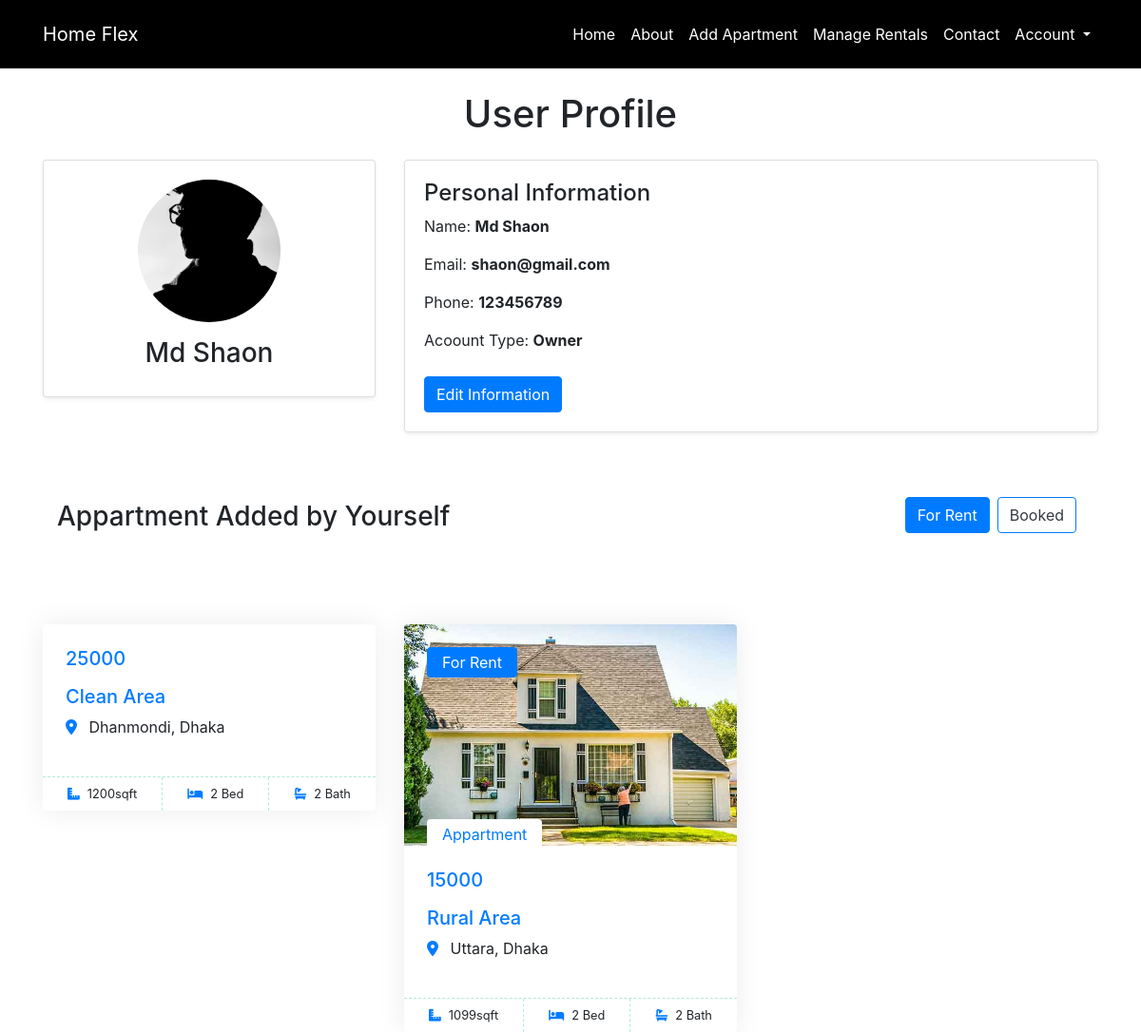
Screenshot of /profile.php?id=-1 (signed in) with the database file from the repository.
### tables this page shows
CREATE TABLE `appartment` (
  `appart_id` int(11) NOT NULL,
  `owner_id` int(11) DEFAULT NULL,
  `title` varchar(255) DEFAULT NULL,
  `price` int(11) DEFAULT NULL,
  `sqft` int(11) DEFAULT NULL,
  `available_date` varchar(20) DEFAULT NULL,
  `short_des` varchar(500) DEFAULT NULL,
  `lift_facility` varchar(10) DEFAULT NULL,
  `bedroom_num` int(11) DEFAULT NULL,
  `bathroom_num` int(11) DEFAULT NULL,
  `total_room` int(11) DEFAULT NULL,
  `whom_to_rent` varchar(100) DEFAULT NULL,
  `floor_no` int(11) DEFAULT NULL,
  `is_booked` tinyint(1) DEFAULT 0
);

CREATE TABLE `location` (
  `appart_id` int(11) DEFAULT NULL,
  `division` varchar(100) DEFAULT NULL,
  `district` varchar(100) DEFAULT NULL,
  `thana` varchar(100) DEFAULT NULL,
  `ward_no` int(11) DEFAULT NULL,
  `house_no` varchar(100) DEFAULT NULL,
  `address` varchar(255) DEFAULT NULL
);

CREATE TABLE `image` (
  `appart_id` int(11) DEFAULT NULL,
  `title_img` varchar(100) DEFAULT NULL,
  `bedroom_img` varchar(100) DEFAULT NULL,
  `bathroom_img` varchar(100) DEFAULT NULL,
  `kitchen_img` varchar(100) DEFAULT NULL,
  `extra_img` varchar(100) DEFAULT NULL
);

### profile.php (the view, shortened to what this page needs)
<?php
include "navbar.php";
$var = 0;
?>
<!DOCTYPE html>
<html lang="en">
<head>
  <link rel="stylesheet" href="index.css">
    <link rel="stylesheet" href="css/bootstrap.min.css">
    <link rel="stylesheet" href="https://cdnjs.cloudflare.com/ajax/libs/font-awesome/6.5.2/css/all.min.css" />
    <link href="https://stackpath.bootstrapcdn.com/bootstrap/4.5.2/css/bootstrap.min.css" rel="stylesheet">
</head>
<body>
  <div class="container my-4">
    <h1 class="text-center mb-4">User Profile</h1>
    <div class="row">
      <div class="col-md-4 text-center">
        <div class="card">
          <div class="card-body">
            <?php
            $id = $_GET['id'];
            if($id == -1){
            ?>
              <img src="./img/<?php echo $_SESSION['profile_pic'];?>" alt="Profile Picture" class="profile-pic mb-3">
            <?php
            }
            ?>
            <h3><?php
            if(isset($_GET['id'])){
              $id = $_GET['id'];
              if($id == -1) echo $_SESSION['username'];
              else if($id == 0) echo $_SESSION['username_'];
              else echo $_SESSION['username__'];
            }
            ?>
            </h3>
          </div>
        </div>
      </div>
      <div class="col-md-8">
        <div class="card">
          <div class="card-body">
            <h4>Personal Information</h4>
            <p>Name: <strong><?php
             if(isset($_GET['id'])){
                $id = $_GET['id'];
                if($id == -1) echo $_SESSION['username'];
                else if($id == 0) echo $_SESSION['username_'];
                else echo $_SESSION['username__'];
              }
             ?>
             </strong></p>
            <p>Email: <strong><?php
             if(isset($_GET['id'])){
                $id = $_GET['id'];
                if($id == -1) echo $_SESSION['email'];
                else if($id == 0) echo $_SESSION['email_'];
                else echo $_SESSION['email__'];
              }
             ?>
             </strong></p>
            <p>Phone: <strong><?php
             if(isset($_GET['id'])){
              $id = $_GET['id'];
              if($id == -1) echo $_SESSION['phone_num'];
              else if($id == 0) echo $_SESSION['phone_num_'];
              else echo $_SESSION['phone_num__'];
            }
             ?>
             </strong></p>
            <p>Acoount Type: <strong><?php
             if(isset($_GET['id'])){
              $id = $_GET['id'];
              if($id == -1) echo $_SESSION['account_type'];
              else if($id == 0) echo $_SESSION['account_type_'];
              else echo $_SESSION['account_type__'];
            }
             ?>
             </strong></p>
             <?php
             if((!empty($_SESSION['owner_id']) && ($_GET['id'] == -1 || $_SESSION['owner_id'] == $_SESSION['owner_id_'])) || (!empty($_SESSION['resident_id']) && $_GET['id'] == -1))
             {
             ?>
            <button class="btn btn-primary btn-edit" data-toggle="modal" data-target="#editProfileModal">Edit Information</button>
            <?php
             }
            ?>
          </div>
        </div>
      </div>
    </div>
  </div>
  <div class="container my-5 d-grid gap-5">
  <?php
  include "dbconfig.php";
  if($_GET['id'] == 0 || $_GET['id']== -1){
  if(empty($_SESSION['account_type_'])  || empty($_SESSION['account_type']) || ($_SESSION['account_type_'] == "Owner" && $_GET['id'] == 0) || ($_SESSION['account_type'] == "Owner"))
  {
    if(!$_GET['id'])
      $owner_id = $_SESSION['owner_id_'];
    else
      $owner_id = $_SESSION['owner_id'];
  $sql = "SELECT * FROM appartment
        INNER JOIN location ON appartment.appart_id = location.appart_id
        INNER JOIN image ON appartment.appart_id = image.appart_id
        WHERE appartment.owner_id = '$owner_id'";
  $result = $conn->query($sql);
  ?>
  <div class="container">
    <div class="row g-0 gx-5 align-items-end">
        <div class="col-lg-6">
            <div class="text-start mx-auto mb-5 wow slideInLeft" data-wow-delay="0.1s">
  <?php
  if(!empty($_SESSION['owner_id']) && ($_GET['id'] || $_SESSION['owner_id'] == $_SESSION['owner_id_']))
  {
  ?>
  <h3 class="mb-3">Appartment Added by Yourself</h3>
  <?php
  }
  ?>
  </div>
                    </div>
                    <div class="col-lg-6 text-start text-lg-end wow slideInRight" data-wow-delay="0.1s">
    <form method="POST" action="">
        <ul class="nav nav-pills d-inline-flex justify-content-end mb-5">
            <li class="nav-item me-2">
              <?php if($_GET['id'] == -1){
              ?>
                <button type="submit" name="for_rent" class="btn btn-outline-primary <?php if(!isset($_POST['booked']) || isset($_POST['for_rent'])) { echo 'active';  } ?>" data-bs-toggle="pill">
                    For Rent
                </button>
                <?php }
                else{
                ?>
                <a class="btn btn-outline-primary active" data-bs-toggle="pill"> For Rent </a>
                <?php
                }
                ?>
            </li>
            <?php
            if($_GET['id'] == -1){
            ?>
            <li class="nav-item me-2">
                <button type="submit" name="booked" class="btn btn-outline-primary <?php if(isset($_POST['booked'])) { echo 'active'; } ?>" data-bs-toggle="pill">
                    Booked
                </button>
            </li>
            <?php
            }
            ?>
        </ul>
    </form>
</div>
                </div>
            </div>
        <div class="tab-content">
            <div id="tab-1" class="tab-pane fade show p-0 active">
                <div class="row g-4">
                <?php
                while($row = mysqli_fetch_assoc($result)){
                  if($row['is_booked'] == $var){
                ?>
                    <div class="col-lg-4 col-md-6 wow fadeInUp" data-wow-delay="0.1s">
                        <div class="property-item rounded overflow-hidden">
                            <div class="position-relative overflow-hidden">
                            <a href="apartmentDetails.php?id=<?php echo $row['appart_id']; ?>"><img class="img-fluid" src="./img/<?php echo $row['title_img']; ?>" alt=""></a>
                                <div class="bg-primary rounded text-white position-absolute start-0 top-0 m-4 py-1 px-3">For Rent</div>
                                <div class="bg-white rounded-top text-primary position-absolute start-0 bottom-0 mx-4 pt-1 px-3">Appartment</div>
                            </div>
                            <div class="p-4 pb-0">
                                <h5 class="text-primary mb-3"><?php echo $row['price']; ?></h5>
                                <a class="d-block h5 mb-2" href="apartmentDetails.php?id=<?php echo $row['appart_id']; ?>"><?php echo $row['title']; ?></a>
                                <p><i class="fa fa-map-marker-alt text-primary me-2"></i><?php echo "<span>" ." ".$row['thana']. ", " .$row['district']."</span>"; ?></p>
                            </div>
                            <div class="d-flex border-top">
                                <small class="flex-fill text-center border-end py-2"><i class="fa fa-ruler-combined text-primary me-2"></i><?php echo $row['sqft']; ?>sqft</small>
                                <small class="flex-fill text-center border-end py-2"><i class="fa fa-bed text-primary me-2"></i><?php echo $row['bedroom_num']; ?> Bed</small>
                                <small class="flex-fill text-center py-2"><i class="fa fa-bath text-primary me-2"></i><?php echo $row['bathroom_num']; ?> Bath</small>
                            </div>
                        </div>
                    </div>
                    <?php
                    }
                  }
                    ?>
                </div>
            </div>
        </div>
        <?php
  }
  }
  ?>
  </div>
</body>
</html>

### index.css (style rules this page uses)
.nav-pills .nav-item .btn { color: var(--dark); }
.nav-pills .nav-item .btn:hover, .nav-pills .nav-item .btn.active { color: #FFFFFF; }
.property-item { box-shadow: 0 0 30px rgba(0, 0, 0, .08); }
.property-item img { transition: .5s; }
.property-item .border-top { border-top: 1px dashed rgba(0, 185, 142, .3) !important; }
.property-item .border-end { border-right: 1px dashed rgba(0, 185, 142, .3) !important; }
body { line-height: 1.5; font-family: 'Poppins', sans-serif; }
* { margin:0; padding:0; box-sizing: border-box; }
ul { list-style: none; }
body, html { height: 100%; margin: 0; }
.card { border: none; box-shadow: 0 0.125rem 0.25rem rgba(0, 0, 0, 0.075); margin-bottom: 20px; }
.profile-pic { width: 150px; height: 150px; border-radius: 50%; object-fit: cover; }
.btn-edit { margin-top: 10px; }
.card-body { padding: 1.5rem; }

### rows the page displays
appartment: price "25000", title "Clean Area", location.thana "Dhanmondi", location.district "Dhaka", sqft "1200", bedroom_num "2", bathroom_num "2"
appartment: image.title_img (picture), price "15000", title "Rural Area", location.thana "Uttara", location.district "Dhaka", sqft "1099", bedroom_num "2", bathroom_num "2"

### other values shown
$_SESSION['username'] "Md Shaon"
$_SESSION['email'] "shaon@gmail.com"
$_SESSION['phone_num'] "123456789"
$_SESSION['account_type'] "Owner"
